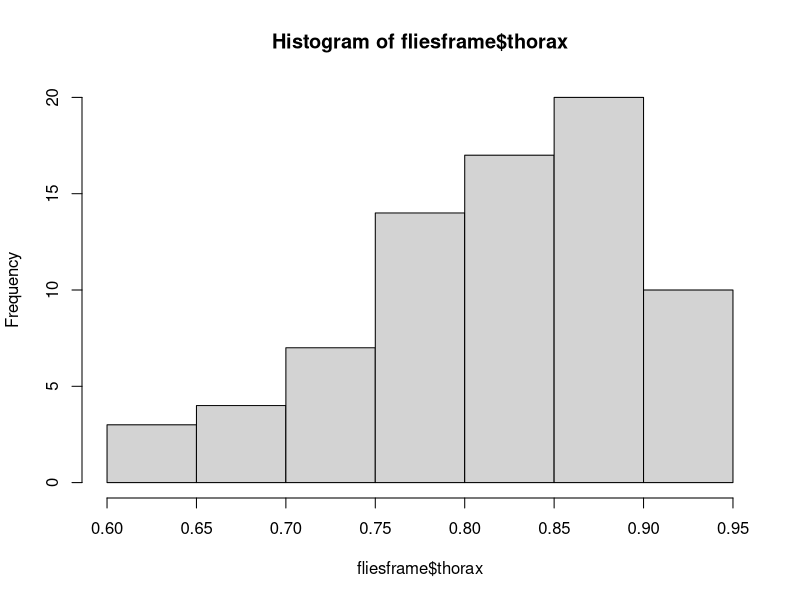
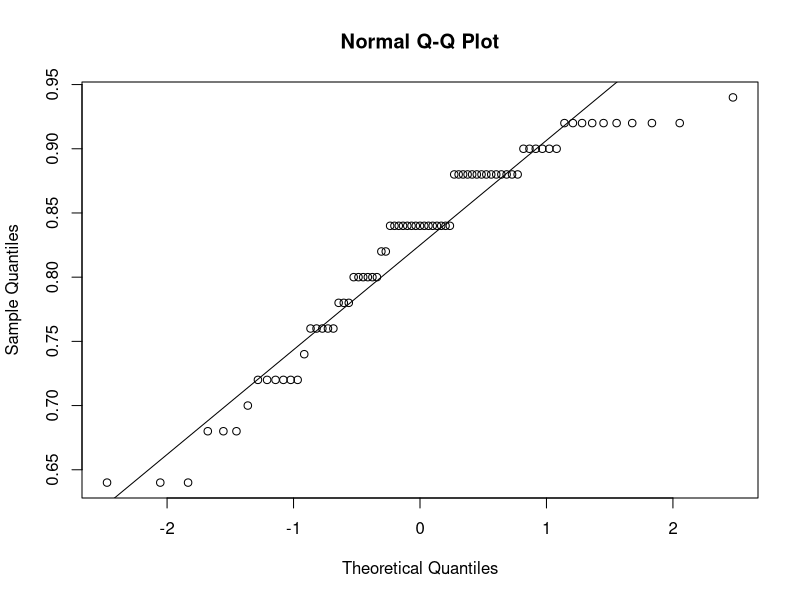
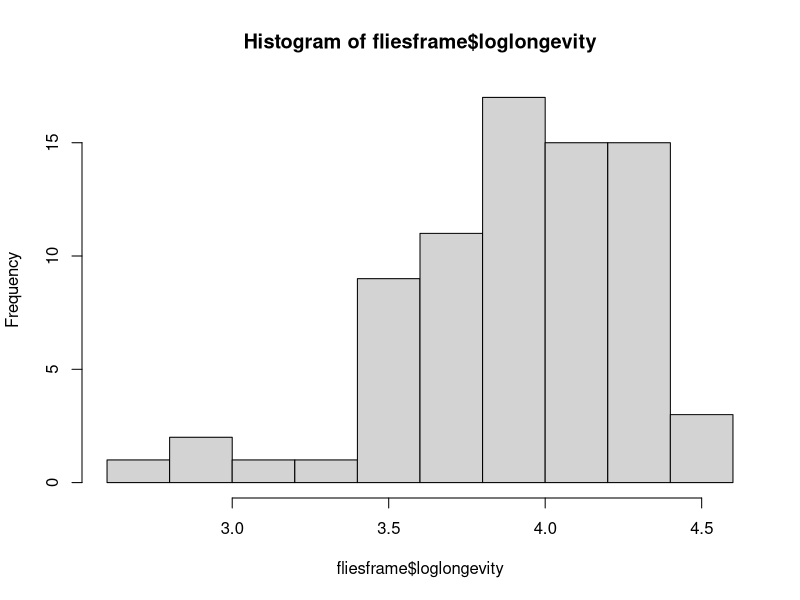
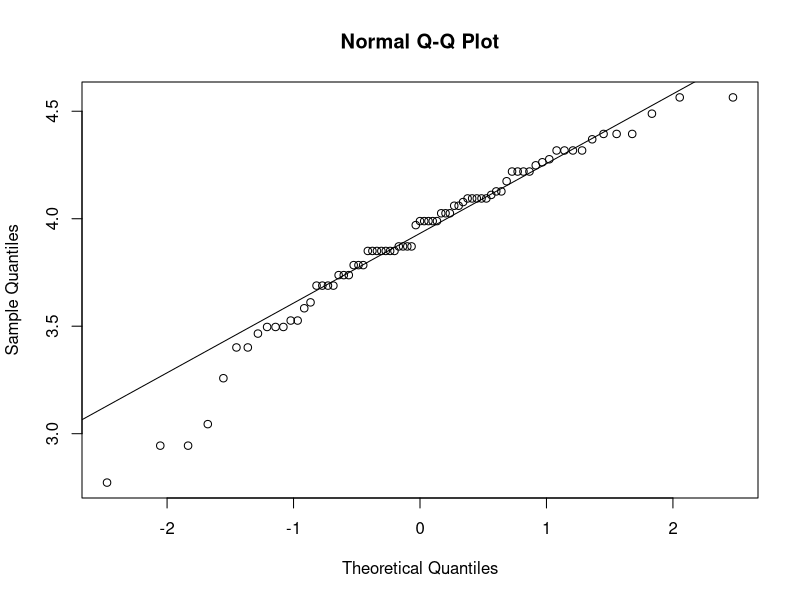
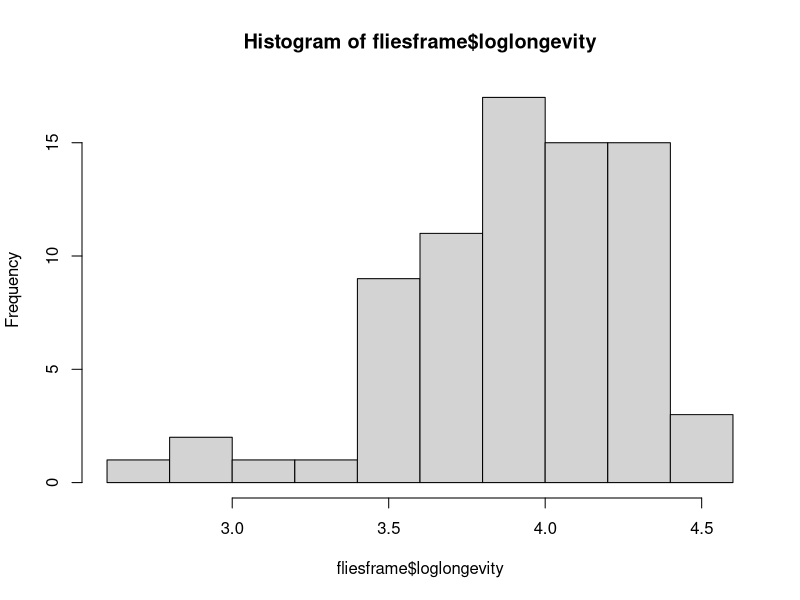
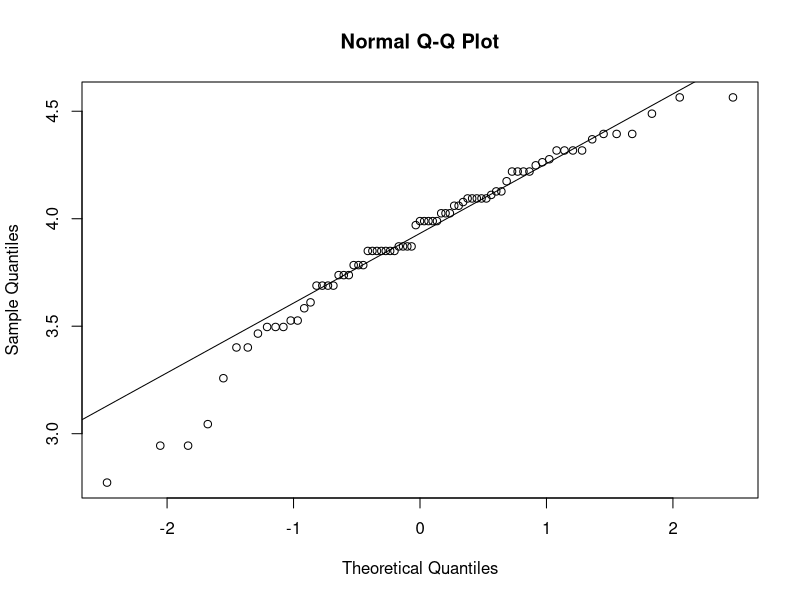
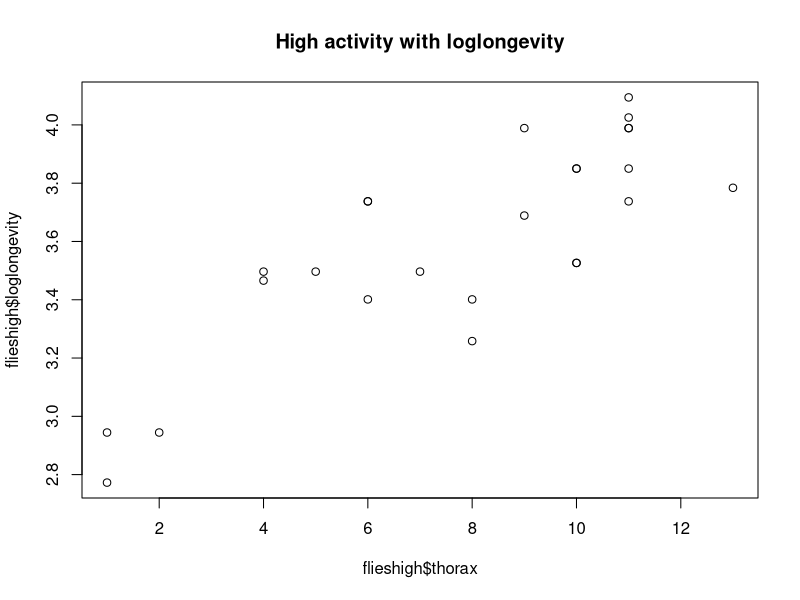
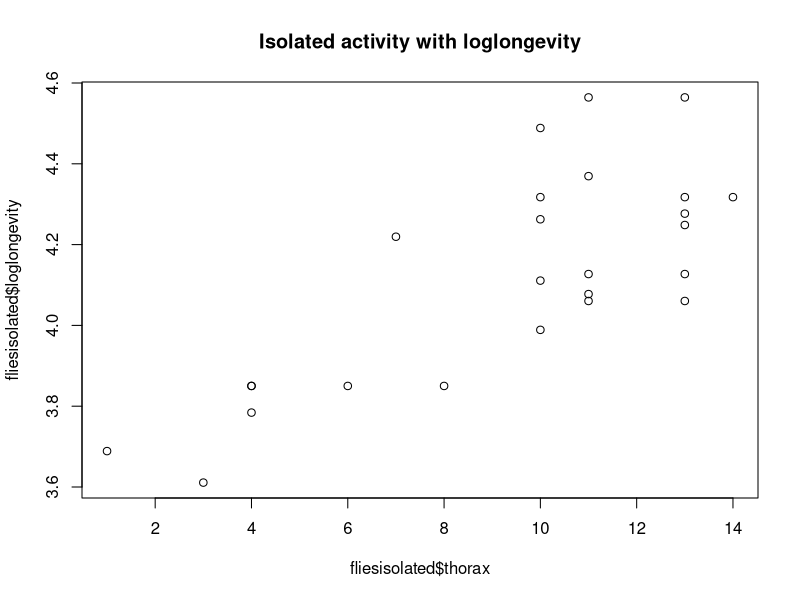

The R script that drew these images, in order:
#Exercise 1
flies = read.table("fruitflies.txt",header=TRUE);

#T1

fliesframe = data.frame(thorax=flies$thorax,longevity=flies$longevity,activity=flies$activity,loglongevity=log(flies$longevity))
fliesframe

#T2
hist(fliesframe$thorax)
qqnorm(fliesframe$thorax)
qqline(fliesframe$thorax)
shapiro.test(fliesframe$thorax)
#Not normal

hist(fliesframe$loglongevity)
qqnorm(fliesframe$loglongevity)
qqline(fliesframe$loglongevity)
shapiro.test(fliesframe$longevity)
#Doubtful normality. Probably not normal but shapiro says could be normal

hist(fliesframe$loglongevity)
qqnorm(fliesframe$loglongevity)
qqline(fliesframe$loglongevity)
shapiro.test(fliesframe$loglongevity)
#Not normal


#T3
#Performing a 1-way anova Lecture 4 (24)
#I don't know if randomization has to be done first
fliesanova = lm(longevity~activity,data=fliesframe)
anova(fliesanova)

#We get a p-value < 0.05 therefore H0(mu0==mu1==mu2) is reject. We can say that the sexual activity affects longevity


#T4
summary(fliesanova)

#According to the estimates longevity increases with sexual activity. 
# High activity 38.72
# Low activity 38.72 - 24.84 = 3.94
# Isolated 38.72 - 18 = 20.72

#T5
fliesframe$activity = as.factor(fliesframe$activity)
fliesframe$thorax = as.factor(fliesframe$thorax)

fliesanova2 = lm(loglongevity~activity+thorax,data = fliesframe) #Should I use * or +
anova(fliesanova2)

#According to the p-value < 0.05 activity it has a maiun effect on longevity

#The same using *
fliesanova2 = lm(loglongevity~activity*thorax,data = fliesframe) #Should I use * or +
anova(fliesanova2)

#According to the p-value < 0.05 activity it has a maiun effect on longevity. And there is no interaction between activity and thorax

#T6
contrasts(fliesframe$thorax)=contr.sum
contrasts(fliesframe$activity)=contr.sum
summary(fliesanova2)

#According to the estimates, too much sexual activity (high) doesn't increase longevity as much as low sexual activity. Isolated flies die faster.
#Estimates:
#Activity1(isolated) = -0.25
#Activity2(low) =  0.23
#Activity3(high)= -(-0.25+0.23) = 0.02
#! Not sure that activity1 correspond to isolated, activity2 to low and activity3 to high


#Average thorax
fliesframe$thorax = as.numeric(fliesframe$thorax)
average_thorax = mean(fliesframe$thorax) #Obatining mean for the thorax
average_thorax #8.87
fliesframe$thorax = as.factor(fliesframe$thorax)


#Estimates:
#Activity1(isolated):thorax8 = -0.13
#Activity2(low):thorax8 = -0.09
#Activity3(high):thorax8 = -(-0.13-0.09) = 0.22
#! Not sure that activity1 correspond to isolated, activity2 to low and activity3 to high
#! Also not sure thorax8 means that those are the flies with thorax length 8 (which is the average)

#Smallest thorax
fliesframe$thorax = as.numeric(fliesframe$thorax)
min_thorax = min(fliesframe$thorax) #Obatining mean for the thorax
min_thorax #1
fliesframe$thorax = as.factor(fliesframe$thorax)

#Estimates:
# Activity1(isolated):thorax1 = -0.35
# Activity2(low):thorax1 = NA
# Activity3(high):thorax1 = 0.35


#T7
contrasts(fliesframe$thorax)=contr.sum
contrasts(fliesframe$activity)=contr.sum
fliesanova2 = lm(loglongevity~thorax+activity,data = fliesframe)
summary(fliesanova2)


#According to the estimates, longevity increases with thorax length from 1 to 11. From 12 to 13 it decreases a bit the longevity

fliesframe$thorax = as.numeric(fliesframe$thorax)
flieshigh = fliesframe[which(fliesframe$activity=="high"),]
flieshigh

fliesisolated = fliesframe[which(fliesframe$activity=="isolated"),]
fliesisolated

flieslow = fliesframe[which(fliesframe$activity=="low"),]
flieslow

#Probably not graphically relevant...
  
plot(flieshigh$thorax,flieshigh$loglongevity,main="High activity with loglongevity")
plot(fliesisolated$thorax,fliesisolated$loglongevity,main="Isolated activity with loglongevity")
plot(flieslow$thorax,flieslow$loglongevity,main="Low activity with loglongevity")

fliesframe$thorax = as.factor(fliesframe$thorax)
boxplot(loglongevity~thorax+activity,data=fliesframe)

interaction.plot(fliesframe$thorax,fliesframe$activity,fliesframe$loglongevity)

plot(fliesframe$loglongevity~fliesframe$thorax,pch=as.character(fliesframe$activity))
#T8

#Not sure about this answer

#The analysis with the thorax length should not be included because there should not be interaction between the sexual activity and the thorax length. This is because the experimenters randomly chose the sexual activity that the flies were going to have.


#T9
qqnorm(residuals(fliesanova2))
qqline(residuals(fliesanova2))
#The normality s doubtful

plot(fitted(fliesanova2),residuals(fliesanova2))
#The spread in the residuals seem to be bigger with bigger fitted values.


#T10
fliesframe$activity=as.factor(fliesframe$longevity)
fliesaov = lm(longevity~thorax+activity,data=fliesframe)
drop1(fliesaov,type="F")

qqnorm(residuals(fliesanova))
qqline(residuals(fliesanova))
#The normality s doubtful. But it could be normal. It seems more normal than when using the logaritmic value of longevity

plot(fitted(fliesanova),residuals(fliesanova))
#We cannot judge becasue the values are not spread in the x axis.
